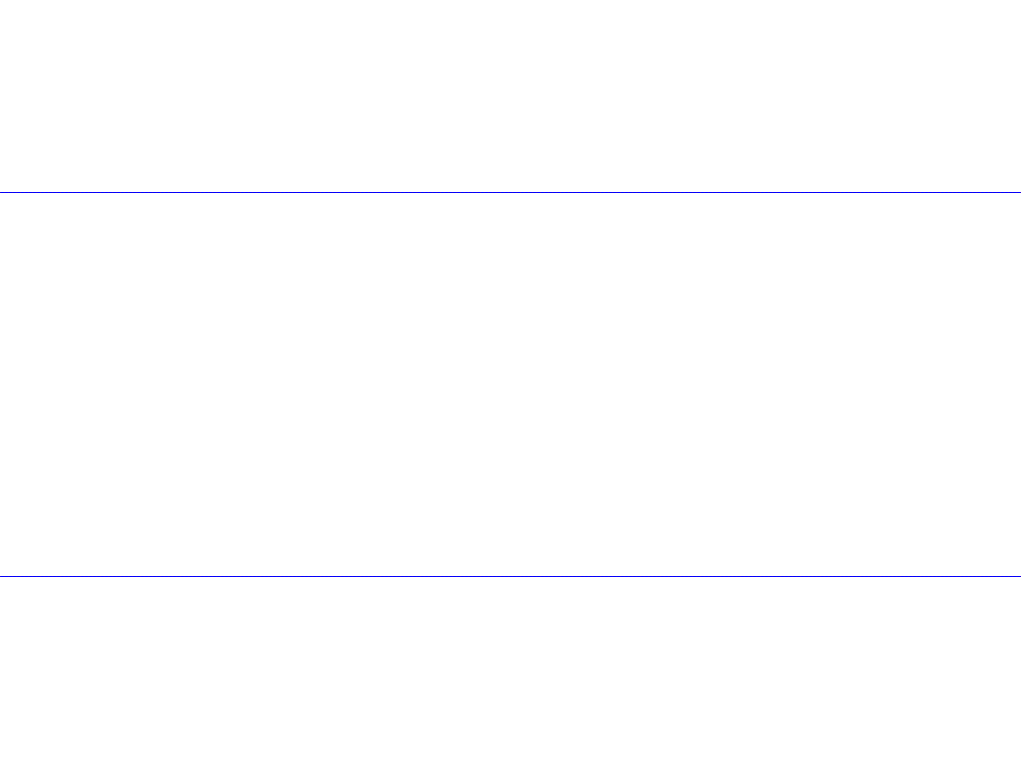
Frame 1 (no input)
Frame 60 (the mouse pressed at the canvas centre just before this capture): identical to frame 1, image omitted
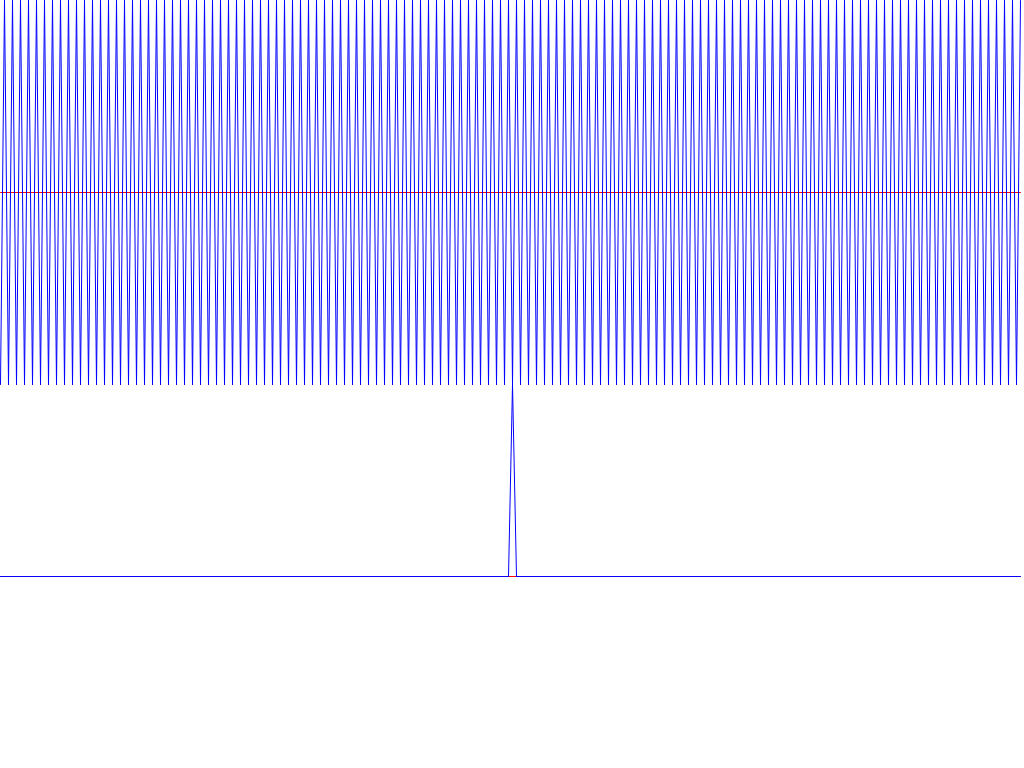
Frame 120 (the mouse held since frame 60 and released just before this capture)

The Processing sketch that drew these frames (run headless with seeded random() and noise(); from frame 60 on, the mouse is pressed at the canvas centre):

// Processing sketch: sketch_4ier_transformation
// ── sketch_4ier_transformation.pde


ComplexDouble[] time;
ComplexDouble[] freq;

ComplexDouble exp( double theta)
{
  return new ComplexDouble(1,theta,true);
}
ComplexDouble exp( ComplexDouble theta)
{
  return theta.realBase(Math.exp(1));
}

ComplexDouble[] fft(ComplexDouble[] x)
{
  int n = x.length;
  if ( n <= 1)
    return x;
  ComplexDouble[] even = new ComplexDouble[n/2];
  ComplexDouble[] odd = new ComplexDouble[n/2];
  for (int i = 0; i <  n ; i+=2)
  {
    even[i/2] = x[i];
    odd[i/2] = x[i+1];
  }
  even = fft(even);
  odd = fft(odd);
  ComplexDouble[] twiddle = new ComplexDouble[n/2];
  for (int i = 0 ; i < n/2; i++)
    twiddle[i] = exp(new ComplexDouble(0,-2*Math.PI*((double)(i))/n)).prod(odd[i]);
  ComplexDouble[] result = new ComplexDouble[n];
  for (int i = 0; i < n ; i ++)
    if (i < n/2)
      result[i] = even[i%(n/2)].sum(twiddle[i%(n/2)]);
    else
      result[i] = even[i%(n/2)].sum(new ComplexDouble(-twiddle[i%(n/2)].real,-twiddle[i%(n/2)].imag));
  return result;
}

ComplexDouble[] ifft(ComplexDouble[] x)
{
  ComplexDouble[] res = fft(x);
  for(ComplexDouble c : res){
    c.imag = -c.imag;
  }
  return res;
}
float scaleX = 4;
void setup(){
    size(1024,768);
    time = new ComplexDouble[(int)(width/scaleX)];
    freq = new ComplexDouble[(int)(width/scaleX)];
for (int i = 0; i < time.length; i ++)
{
  time[i] = new ComplexDouble();
  freq[i] = new ComplexDouble();
}

  background(255);
}

float yscale = 50;
void draw()
{
  background(255);
  for(int x = 0; x < time.length-1 ; x++)
  {
    stroke(255,0,0);
    line(scaleX*x,(float)(yscale*time[x].real + height/4),scaleX*(x+1),(float)(yscale*time[x+1].real + height/4));
    line(scaleX*x,(float)(yscale*freq[x].real + 3*height/4),scaleX*(x+1),(float)(yscale*freq[x+1].real + 3*height/4));
    stroke(0,0,255);
    line(scaleX*x,(float)(yscale*time[x].imag + height/4),scaleX*(x+1),(float)(yscale*time[x+1].imag + height/4));
    line(scaleX*x,(float)(yscale*freq[x].imag + 3*height/4),scaleX*(x+1),(float)(yscale*freq[x+1].imag + 3*height/4));
  }
  
    if(mousePressed){
  if (mouseY < height/2){
    if (mouseButton == 37){
      time[(int)(mouseX/scaleX)].real = (mouseY-height/4)/yscale;
    }else{
      time[(int)(mouseX/scaleX)].imag = (mouseY-height/4)/yscale;
    }
    freq = fft(time);
  }else{
    if (mouseButton == 37){
      freq[(int)(mouseX/scaleX)].real = (mouseY-3*height/4)/yscale;
    }else{
      freq[(int)(mouseX/scaleX)].imag = (mouseY-3*height/4)/yscale;
    }
    time = ifft(freq);
  }
  }
  
  
}












public class ComplexDouble
{
    public double imag;
    public double real;

    public String toString()
    {
  if(this.imag < 0)
      {
    return this.real +" - "+ (-this.imag) + 'i';
      }else{
      return this.real +" + "+ this.imag + 'i';
  }
    }

    
    /** constructors
     * make 0 + 0i
     */
    public ComplexDouble()
    {
  imag = 0.0;
  real = 0.0;
    }

    /** make a + 0i
     * @param real double of real part
     */
    public ComplexDouble(double real)
    {
  this.real = real;
        imag = 0.0;
    }

    
    /** construct real + imag i
     * @param real double of real part
     * @param imag double of imaginary part
     */
    public ComplexDouble(double real, double imag)
    {
  this.imag = imag;
  this.real = real;
    }
    /** add ex: a.sum(b) returns a + b
     */
    public ComplexDouble sum( ComplexDouble... nums)
    {
  double realPart = this.real;
        double imagPart = this.imag;
  for ( ComplexDouble n : nums)
      {
    realPart += n.real;
    imagPart += n.imag;
      }
  return new ComplexDouble(realPart, imagPart);
    }
    /** increment ex: a.add(b) sets a to a + b
     */
    public void add(ComplexDouble... nums)
    {/*
  for ( ComplexDouble n : nums)
      {
    this.real += n.real;
    this.imag += n.imag;
      }*/
  ComplexDouble tmp = this.sum(nums);
  this.imag = tmp.imag;
  this.real = tmp.real;
  
    }
    /** return the complex conjugate
     */
    public ComplexDouble conj()
    {
  return new ComplexDouble(this.real,-this.imag);
    }
    
    /** multiply ex: a.mul(b) returns ab
     */
    public ComplexDouble prod( ComplexDouble... nums)
    {
  double imagPart = this.imag;
  double realPart = this.real;
  for ( ComplexDouble n : nums)
      {
    double tempReal = realPart;
    realPart = n.real * realPart - n.imag * imagPart;
    imagPart = n.real * imagPart + tempReal * n.imag;        
      }
  return new ComplexDouble(realPart, imagPart);
    }
    /** multiply by
     */
    public void mul( ComplexDouble... nums)
    {
  /*  for ( ComplexDouble n : nums)
      {
    double tempReal = this.real;
    this.real = n.real * this.real - n.imag * this.imag;
    this.imag = n.real * this.imag + tempReal* n.imag;
    }*/
  ComplexDouble tmp = this.prod(nums);
  this.imag = tmp.imag;
  this.real = tmp.real;
    }
    /** return the inverse (multiplicative)
     */
    public ComplexDouble mulInverse()
    {
  /*
(a + bi) ( c + di ) = 1
ac - bd = 1
bc + ad = 0

c = 1/a + bd/a
c = -ad/b

d = - 1/b + ac/b
d = -bc/a

b/a + bbd/a = -ad
b + bbd = -aad
-ad - bd = 1


1/(a + bi) =  (a - bi) / (a ^ 2 - b ^ 2)

a/(a^2-b^2) - ib/(a^2-b^2)
(a/(a^2-b^2) - ib/(a^2-b^2)) * (a + bi) = a^2/(a^2-b^2) + b^2/(a^2-b^2)




  */
  double divisor = (this.real * this.real + this.imag * this.imag);
  return new ComplexDouble( this.real / divisor, - this.imag / divisor);
    }
    /* divide
     *
    public ComplexDouble dividend( ComplexDouble... nums)
    {
  ComplexDouble runningTotal = this;
  for ( ComplexDouble n : nums)
      {
    runningTotal.mul(n.mulInverse());
      }
  return runningTotal;
    }
    
    /** divide                                           
     *
    public void divide( ComplexDouble... nums)
    {
  for ( ComplexDouble n : nums)
      {
    this.mul(n.mulInverse());
      }
    }
    */
    /** get the R of R * e^i*theta
     */
    public double r()
    {
  return Math.sqrt(this.real * this.real + this.imag * this.imag);
    }
    /** get the theta
     */
    public double theta()
    {
  if (this.r() == 0)
      {
    return (double) 0.0;
      }else{
      /* tan(theta) = this.imag/this.real
       * theta = arctan(this.imag/this.real) = arccot(this.real/this.imag)

       * sin(theta) = this.imag/r
       * theta = arcsin(this.imag/r) = arccos(this.real/r)

       * arctan has from -pi/2 to pi/2
       * arccot has from 0 to pi
       * we can use (for each quadrant rotated 45°)
       \ 2 /
        \|/
------3--+--1-----
        /|\
       / 4 \
if x > y, in quad 1 or 4
if -x > y,in quad 3 or 4
1: theta = arctan(im/re)
2: theta = arccot(re/im)
3: theta = #1 + pi
4: theta = #2 + pi
if - x > y theta += pi

if in 1 or 3 use arctan
if -x > y xor x > y : arctan
       
      double theta;
      if ( ( this.real > this.imag ) ^ ( - this.real > this.imag ) )
    {
        theta = Math.arctan(this.imag/this.real);
    }else{
    theta = Math.arccot(this.real/this.imag);
      }
      

      if ( -this.real >  this.imag)
    {
        theta += Math.PI;
    }
      */
      return Math.atan2(this.imag,this.real);
      }
    }
    /** make rect cplx out of polar coords
     */
    public ComplexDouble(double a, double b, boolean polar)
    {
  if (polar)
      {
    imag = a * Math.sin(b);
    real = a * Math.cos(b);
      }else{
      imag = b;
      real = a;
  }
    }    
    
    /** a.pow(b) = a ^ b
     
(r * e^itheta) ^ n = r^n * e^(n*i*theta)


     */
    public ComplexDouble realPow( double exp)
    {
  double theta = this.theta();
  double r = this.r();
  r = Math.pow(r,exp);
  theta *= exp;
  return new ComplexDouble( r, theta, true);
    }
    /** raise real to cplx power

 (a + bi)     a    bi
n          = n  * n

n^bi = e^(ln(n)bi)

     */
    public ComplexDouble realBase(double base)
    {
  double r = Math.pow(base,this.real);
  double theta = (Math.log(base)*this.imag);
  return new ComplexDouble( r, theta, true);
    }
    /** raise cplx to imag power                      
n ^ bi = (n^b)^i                                      
                                                      
(a+bi) ^ i = e ^ ln(a+bi)i                            
                                                      
ln(a + bi)                                            
                                                      
                                                      
(a + bi) ^ i = (a + bi) ^ (-1 ^ (1/2))                
                                                      
(re^itheta) ^(bi) = r^(bi) * e ^(i theta (bi))
r ^ bi * e ^ (-b * theta)
    */
    public ComplexDouble imagPow( double exp)
    {
  ComplexDouble power = new ComplexDouble(0,exp);
  power = power.realBase(this.r());
  double mult = Math.exp(- this.theta() * exp);
  return new ComplexDouble(power.real * mult, power.imag * mult);
    }

    
    /** raise complex number to complex number!

(a + bi) ^ (c + di)

(a + bi) ^ c     *   (a + bi) ^ di
   
                                                      
(re^itheta) ^(a+bi) = r^(a+bi) * e ^(i theta (a + bi))
   

                                                   
    */
    public ComplexDouble pow(ComplexDouble power)
    {
  ComplexDouble a = this.realPow( power.real );
  ComplexDouble b = this.imagPow( power.imag );
  return a.prod(b);
    }

    public double abs()
    {
  return Math.sqrt(real * real + imag * imag);
    }
    public double abs2()
    {
  return (real * real + imag * imag);
    }
}
